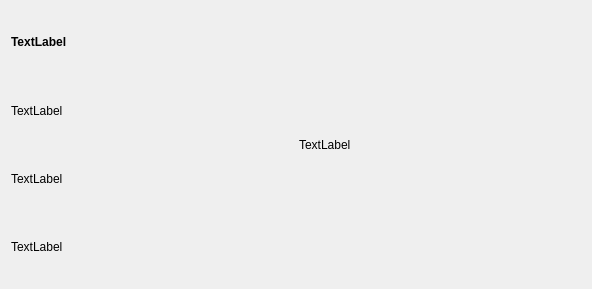
<?xml version="1.0" encoding="UTF-8"?>
<ui version="4.0">
 <class>OrderFrame</class>
 <widget class="QFrame" name="OrderFrame">
  <property name="geometry">
   <rect>
    <x>0</x>
    <y>0</y>
    <width>592</width>
    <height>289</height>
   </rect>
  </property>
  <property name="windowTitle">
   <string>Frame</string>
  </property>
  <layout class="QHBoxLayout" name="horizontalLayout">
   <item>
    <layout class="QVBoxLayout" name="verticalLayout">
     <item>
      <widget class="QLabel" name="id_lbl">
       <property name="font">
        <font>
         <bold>true</bold>
        </font>
       </property>
       <property name="text">
        <string>TextLabel</string>
       </property>
      </widget>
     </item>
     <item>
      <widget class="QLabel" name="status_lbl">
       <property name="text">
        <string>TextLabel</string>
       </property>
      </widget>
     </item>
     <item>
      <widget class="QLabel" name="address_lbl">
       <property name="text">
        <string>TextLabel</string>
       </property>
      </widget>
     </item>
     <item>
      <widget class="QLabel" name="date_lbl">
       <property name="text">
        <string>TextLabel</string>
       </property>
      </widget>
     </item>
    </layout>
   </item>
   <item>
    <widget class="QLabel" name="delivery_date_lbl">
     <property name="text">
      <string>TextLabel</string>
     </property>
    </widget>
   </item>
  </layout>
 </widget>
 <resources/>
 <connections/>
</ui>
